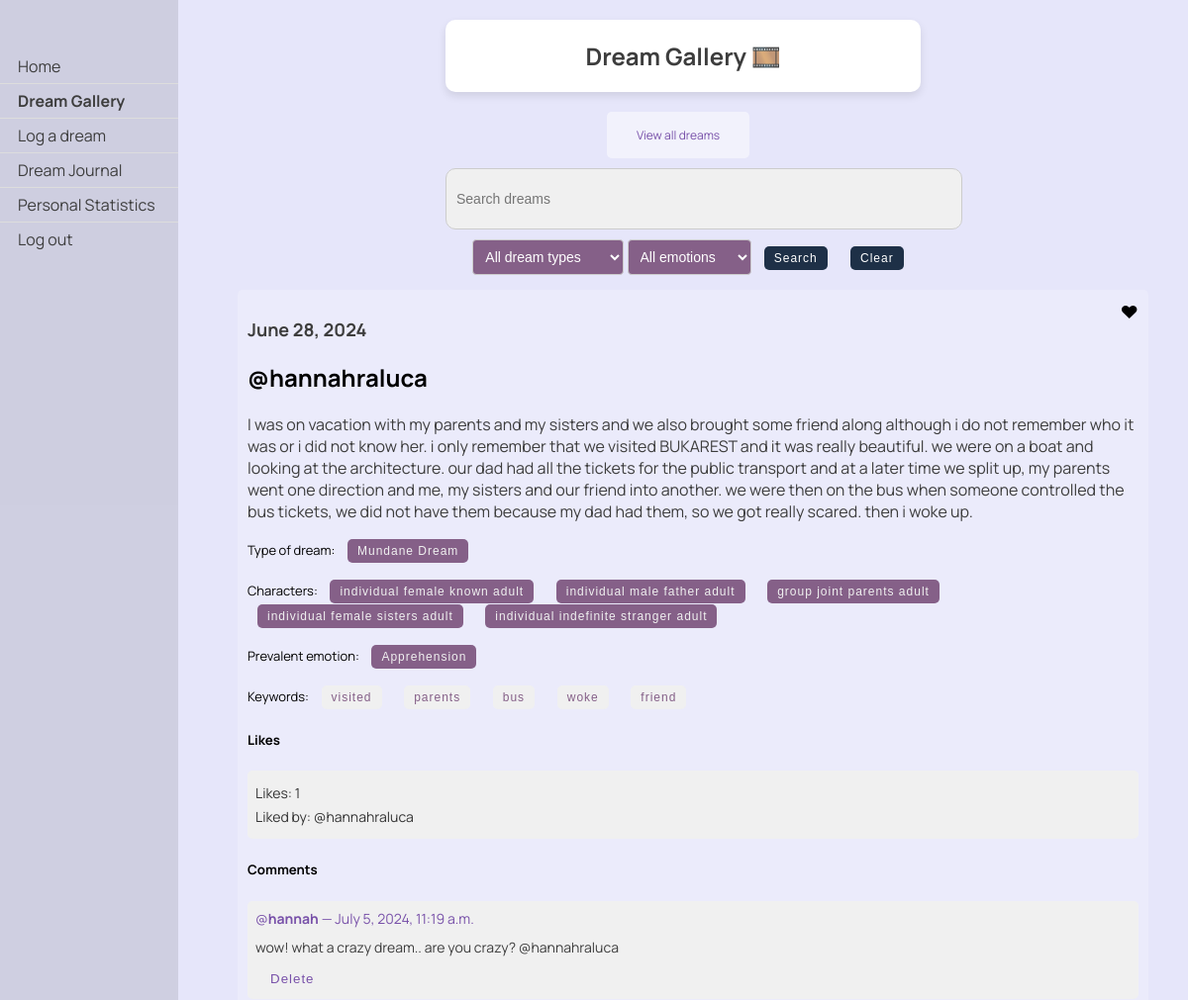
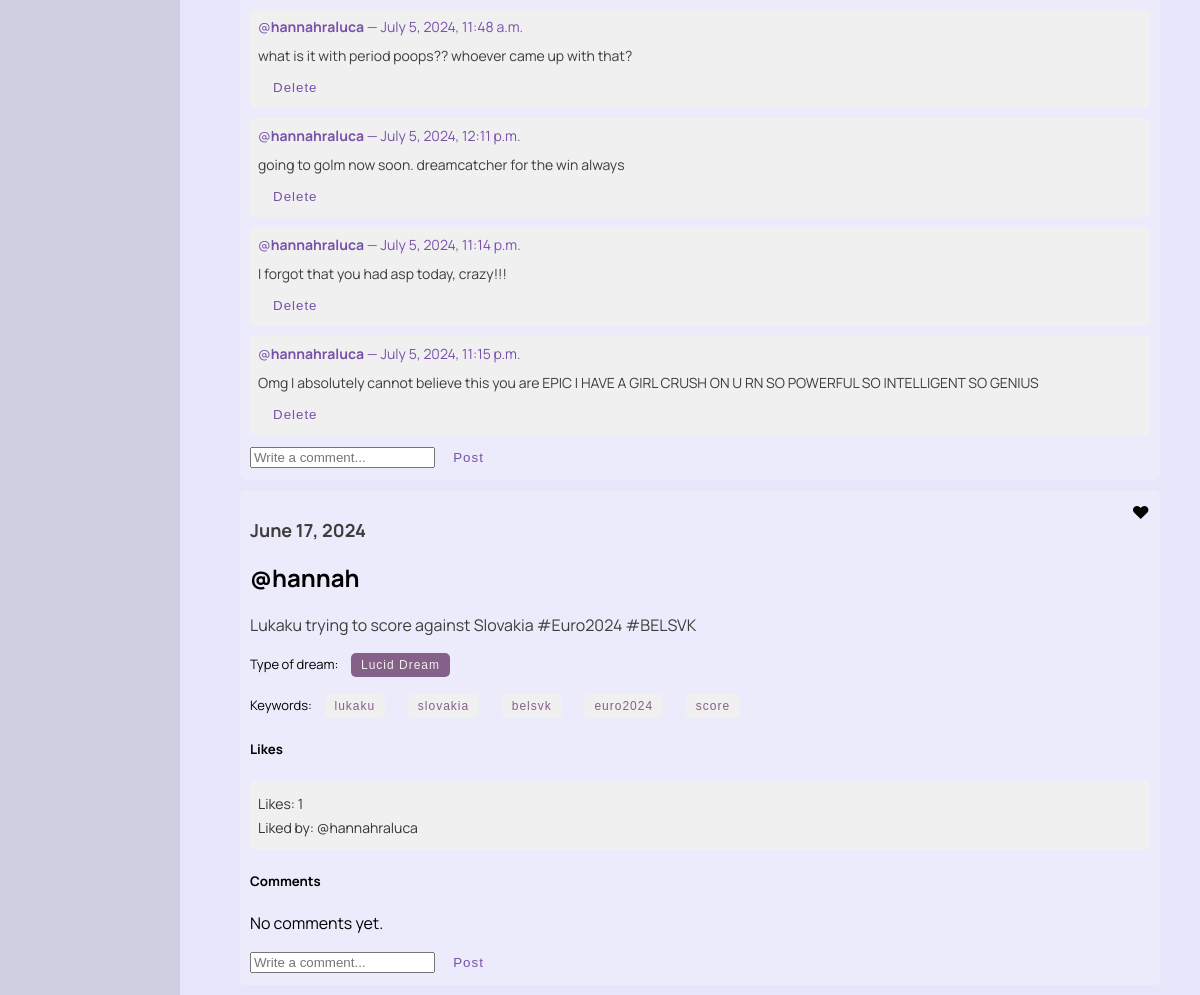
/dreams/view_liked (signed in), run on the app's committed database (2 pictures, top to bottom).
### dreams/models.py (models this page shows, shortened)
class Dream(models.Model):
    classification_options = [
        ('0', 'Nightmare'),
        ('1', 'Mundane Dream'),
        ('2', 'Lucid Dream'),
        ('3', 'Existential Dream'),
        ('4', 'None'),
    ]
    user = models.ForeignKey(User, on_delete=models.CASCADE)
    date = models.DateField()
    content = models.TextField()
    shared = models.BooleanField(default=False)
    anon = models.BooleanField(default=False)
    processed = models.BooleanField(default=False)
    is_favorite = models.BooleanField(default=False)
    keywords = models.JSONField(default=list, blank=True)
    classification = models.CharField(max_length=1, choices=classification_options, blank=True, null=True, default='4')
    characters = models.JSONField(default=list, blank=True)
    places = models.JSONField(default=list, blank=True)
    emotion = models.CharField(max_length=20, blank=True)
    optional_titles = models.JSONField(default=list, blank=True)
    title = models.TextField(blank=True)
    def likes_count(self):
        return self.likes.count()
    def liked_users(self):
        return [like.user for like in self.likes.all()]
    def classification_string(self):
        return dict(self.classification_options).get(self.classification, "No classification")

class Comment(models.Model):
    dream = models.ForeignKey(Dream, related_name='comments', on_delete=models.CASCADE)
    author = models.ForeignKey(User, on_delete=models.CASCADE)
    text = models.TextField()
    created_date = models.DateTimeField(auto_now_add=True)

### dreams/views.py (the view)
# urls.py: path('view_liked', views.view_liked, name='view_liked'),
@login_required
def view_liked(request):
    query = request.GET.get('q', '')
    liked_dream_likes = DreamLike.objects.filter(user=request.user)
    liked_dreams = [dream_like.dream for dream_like in liked_dream_likes]
    for dream in liked_dreams:
        dream.is_liked_by_user = True
        dream.likes_count = dream.likes_count
        dream.liked_users = dream.liked_users()
    if query:
        liked_dreams = [dream for dream in liked_dreams if query.lower() in dream.content.lower()]
    context = {
        'dreams': liked_dreams,
        'query': query,
        'is_liked_view': True,
    }
    return render(request, 'dreams/gallery.html', context)

### dreams/templatetags/highlight.py (called while the page is built)
@register.filter(name='highlight')
def highlight(text, search):
    pattern = re.compile(re.escape(search), re.IGNORECASE)
    highlighted_text = pattern.sub(f'<span class="highlight">{search}</span>', text)
    return highlighted_text

### dreams/templates/dreams/gallery.html (shortened to what this page needs)
{% load static %}
{% load highlight %}
<!DOCTYPE html>
<html>
<head>
    <link rel="stylesheet" type="text/css" href="{% static 'css/styles.css' %}">
</head>
<body>
    <div class="header">
        <h2>Dream Gallery 🎞️</h2>
    </div>
    <div class="sidenav">
        <a href="/">Home</a>
        <a href="{% url 'dreams:gallery' %}"><b>Dream Gallery</b></a>
        <a href="{% url 'dreams:log_dream' %}">Log a dream</a>
        <a href="{% url 'dreams:dream_journal' %}">Dream Journal</a>
        <a href="{% url 'dreams:personal_statistics' %}">Personal Statistics</a>
        <a href="{% url 'logout' %}">Log out</a>
    </div>
    <div class="button-container">
        <div>
            {% if is_liked_view %}
                <a href="{% url 'dreams:gallery' %}" class="button">View all dreams</a>
            {% else %}
                <a href="{% url 'dreams:view_liked' %}" class="button">View liked dreams</a>
            {% endif %}
        </div>
    </div>
    <div class="container">
        <form class="search-form" method="get" action="{% url 'dreams:gallery' %}">
            <input id="searchInput" type="text" name="q" placeholder="Search dreams" value="{{ query }}">
            <select id="classification" name="classification">
                <option value="">All dream types</option>
            </select>
            <select id="emotion" name="emotion">
                <option value="">All emotions</option>
            </select>
            <button type="submit">Search</button>
            <button type="button" onclick="clearSearch()">Clear</button>
        </form>
    </div>
    <div class="dreams">
        {% if dreams %}
            {% for dream in dreams|dictsortreversed:"date" %}
                {% if dream.shared %}
                    {% if not query or query|lower in dream.content|lower %}
                        <div class="dream">
                            <h3 class="dream-date">{{ dream.date }}</h3>
                            {% if not dream.anon %}
                                <h2 class="dream-user">@{{ dream.user }}</h2>
                            {% endif %}
                            <p class="dream-content">
                                {% autoescape off %}
                                {{ dream.content|safe|highlight:query }}
                                {% endautoescape %}
                            </p>
                            <p class="class-form">
                                {% if dream.classification %}
                                    Type of dream:
                                    <form class="class-form" method="get" action="{% url 'dreams:gallery' %}">
                                        <button type="submit">{{ dream.classification_string }}</button>
                                    </form>
                                {% endif %}
                            </p>
                            <p class="class-form">
                                {% if dream.characters %}
                                    Characters:
                                    {% for character in dream.characters %}
                                        <form class="class-form" method="get" action="{% url 'dreams:gallery' %}">
                                            <button type="submit">{{ character }}</button>
                                        </form>
                                    {% endfor %}
                                {% endif %}
                            </p>
                            <p class="class-form">
                                {% if dream.emotion %}
                                    Prevalent emotion:
                                    <form class="class-form" method="get" action="{% url 'dreams:gallery' %}">
                                        <button type="submit">{{ dream.emotion }}</button>
                                    </form>
                                {% endif %}
                            </p>
                            <p class="keyword-form">
                                Keywords:
                                {% for keyword in dream.keywords %}
                                    <form class="keyword-form" method="get" action="{% url 'dreams:gallery' %}">
                                        <button type="submit">{{ keyword }}</button>
                                    </form>
                                {% endfor %}
                            </p>
                            <h5>Likes</h5>
                            <div class="like-info">
                                <p>Likes: {{ dream.likes_count }}</p>
                                <p>Liked by:
                                    {% for user in dream.liked_users %}
                                        @{{ user.username }}
                                    {% endfor %}
                                </p>
                            </div>
                            <div class="menu">
                                <span class="icon">
                                    {% if dream.is_liked_by_user %}
                                        ♥
                                    {% else %}
                                        ♡
                                    {% endif %}
                                </span>
                            </div>
                            <div>
                                <h5>Comments</h5>
                                <div class="comment-section">
                                    {% for comment in dream.comments.all %}
                                        <div class="comment">
                                            <p>@<b>{{ comment.author }}</b> — {{ comment.created_date }} </p>
                                            <div class="comment-text">
                                                {{ comment.text }}
                                            </div>
                                            {% if comment.author == request.user or dream.user == request.user %}
                                                <form method="post" action="{% url 'dreams:delete_comment' comment.id %}">
                                                    <button type="submit" style="font-size: smaller; padding: 5px;">Delete</button>
                                                </form>
                                            {% endif %}
                                        </div>
                                    {% empty %}
                                        <p>No comments yet.</p>
                                    {% endfor %}
                                </div>
                                <form method="post" action="{% url 'dreams:add_comment' dream.id %}">
                                    <input type="text" name="text" placeholder="Write a comment..." required>
                                    <button type="submit" style="font-size: smaller; padding: 5px;">Post</button>
                                </form>
                            </div>
                        </div>
                    {% endif %}
                {% endif %}
            {% endfor %}
        {% else %}
            <p>No liked dreams found.</p>
        {% endif %}
    </div>
</body>
</html>

### static/css/styles.css (style rules this page uses)
body { font-family: 'Manrope', -apple-system, BlinkMacSystemFont, "Segoe UI", Roboto, Oxygen-Sans, Ubuntu, Cantarell, "Helvetica Neue", sans-serif; margin: 0; padding: 0; background-color: #E6E6FA; }
button, .button { padding: 15px 30px; font-size: 1.2vw; margin: 0 10px; border-radius: 25px; color: #7851a9; border: 2px solid #7851a9; background-color: transparent; letter-spacing: 1px; text-align: center; text-decoration: none; font-family: 'Poppins', sans-serif; display: inline-block; cursor: pointer; border: none; transition: background-color 0.3s, transform 0.3s; }
.button { width: auto; }

### data on the page
Dream: date "June 28, 2024", user "hannahraluca", content|highlight "I w a s o n v a c a t i o n w i t h m y p a r e n t s a n d m y s i s t e r s a n d w e a l s o b r o u g h t s o m e f r i e n d a l o n g a l t h o u g h i d o n o t r e m e m b e r w h o i t w a s o r i d i d n o t k n o w h e r . i o n l y r e m e m b e r t h a t w e v i s i t e d B U K A R E S T a n d i t w a s r e a l l y b e a u t i f u l . w e w e r e o n a b o a t a n d l o o k i n g a t t h e a r c h i t e c t u r e . o u r d a d h a d a l l t h e t i c k e t s f o r t h e p u b l i c t r a n s p o r t a n d a t a l a t e r t i m e w e s p l i t u p , m y p a r e n t s w e n t o n e d i r e c t i o n a n d m e , m y s i s t e r s a n d o u r f r i e n d i n t o a n o t h e r . w e…", classification_string "Mundane Dream", characters "individual female known adult" "individual male father adult" "group joint parents adult" "individual female sisters adult" "individual indefinite stranger adult", emotion "Apprehension", keywords "visited" "parents" "bus" "woke" "friend", likes_count "1"
Comment: author "hannah", created_date "July 5, 2024, 11:19 a.m.", text "wow! what a crazy dream.. are you crazy? @hannahraluca", shows "Delete"
Comment: author "hannahraluca", created_date "July 5, 2024, 11:48 a.m.", text "what is it with period poops?? whoever came up with that?", shows "Delete"
Comment: author "hannahraluca", created_date "July 5, 2024, 12:11 p.m.", text "going to golm now soon. dreamcatcher for the win always", shows "Delete"
Comment: author "hannahraluca", created_date "July 5, 2024, 11:14 p.m.", text "I forgot that you had asp today, crazy!!!", shows "Delete"
Comment: author "hannahraluca", created_date "July 5, 2024, 11:15 p.m.", text "Omg I absolutely cannot believe this you are EPIC I HAVE A GIRL CRUSH ON U RN SO POWERFUL SO INTELLIGENT SO GENIUS", shows "Delete"
Dream: date "June 17, 2024", user "hannah", content|highlight "L u k a k u t r y i n g t o s c o r e a g a i n s t S l o v a k i a # E u r o 2 0 2 4 # B E L S V K", classification_string "Lucid Dream", keywords "lukaku" "slovakia" "belsvk" "euro2024" "score", likes_count "1"

### other printed values
{{ user.username }} "hannahraluca"
